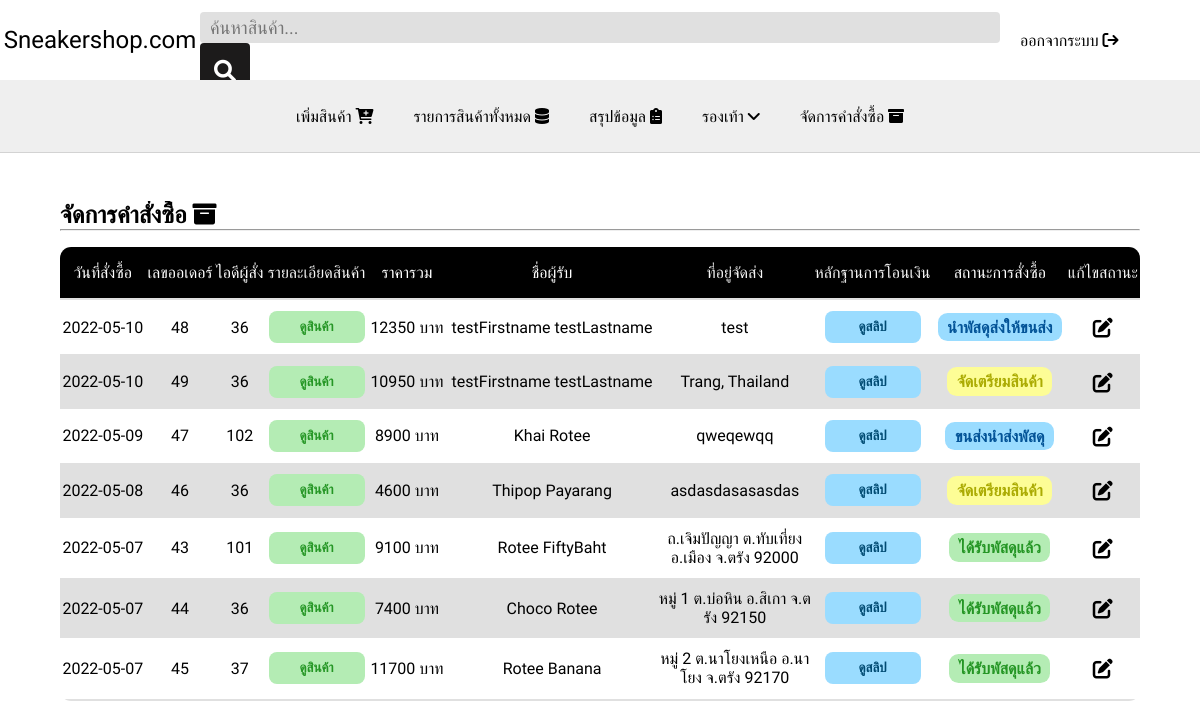
The app's page /ordermanage.php?order=send_date&&sort=DESC (signed in) with its own data.
### tables this page shows
CREATE TABLE `order_record` (
  `order_id` int(11) NOT NULL,
  `user_id` bigint(20) NOT NULL,
  `customer_name` varchar(50) NOT NULL,
  `customer_address` text NOT NULL,
  `send_date` date NOT NULL,
  `order_status` varchar(50) NOT NULL,
  `total_price` int(11) NOT NULL,
  `image_slip` text NOT NULL
);

### ordermanage.php (the view, shortened to what this page needs)
<?php
    include 'php/config.php';
?>
<!DOCTYPE html>
<html lang="en">
<head>
    <link rel="stylesheet" href="css/admin.css">
    <link rel="stylesheet" href="css/fontawesome/css/all.min.css">
</head>
<body>
    <header>
        <div class="container">
            <div class="logo">Sneakershop.com</div>
            <div class="serch-box">
                <form action="#">
                    <input type="text" placeholder="ค้นหาสินค้า..." required>
                    <button type="submit" required><i class="fa fa-search" aria-hidden="true"></i></button>
                </form>
            </div>
            <div class="action-list-box">
                <div class="login-box"><a href="logout.php">ออกจากระบบ </a><i class="fa-solid fa-arrow-right-from-bracket"></i></div>
            </div>
        </div>
    </header>
    <nav>
        <div class="nav-contrainer">
            <ul>
                <li><a href="addproduct.php">เพิ่มสินค้า <i class="fa-solid fa-cart-plus"></i></a></li>
                <li><a href="shoesdata.php">รายการสินค้าทั้งหมด <i class="fa-solid fa-database"></i></a></li>
                <li><a href="summary.php">สรุปข้อมูล <i class="fa-solid fa-clipboard-list"></i></a></li>
                <li>รองเท้า <i class="fa fa-angle-down" aria-hidden="true"></i></li>
                <li><a href="ordermanage.php">จัดการคำสั่งซื้อ <i class="fa-solid fa-box-archive"></i></a></li>
            </ul>
        </div>
    </nav>
    <main>
        <div class="table-con">
            <div>
                <h2>จัดการคำสั่งซื้อ <i class="fa-solid fa-box-archive"></i></h2>
                <hr>
            </div>
            <table>
                <?php
                    if(isset($_GET['order'])){
                        $order = $_GET['order'];
                    }else{
                        $order = 'order_id';
                    }
                    if(isset($_GET['sort'])){
                        $sort = $_GET['sort'];
                    }else{
                        $sort = 'ASC';
                    }
                    $select_product = mysqli_query($conn, "SELECT * FROM `order_record` ORDER BY $order $sort");
                    if(mysqli_num_rows($select_product) > 0){
                        $sort == 'DESC' ? $sort = 'ASC' : $sort = 'DESC';
                        echo "<thead>
                                <tr>
                                    <th><a href='?order=send_date&&sort=$sort'>วันที่สั่งซื้อ</a></th>
                                    <th><a href='?order=order_id&&sort=$sort'>เลขออเดอร์</a></th>
                                    <th><a href='?order=user_id&&sort=$sort'>ไอดีผู้สั่ง</a></th>
                                    <th>รายละเอียดสินค้า</th>
                                    <th><a href='?order=total_price&&sort=$sort'>ราคารวม</a></th>
                                    <th><a href='?order=customer_name&&sort=$sort'>ชื่อผู้รับ</a></th>
                                    <th>ที่อยู่จัดส่ง</th>
                                    <th>หลักฐานการโอนเงิน</th>
                                    <th><a href='?order=order_status&&sort=$sort'>สถานะการสั่งซื้อ</a></th>
                                    <th>แก้ไขสถานะ</th>
                                </tr>
                            </thead>";
                    ?>
                <tbody>
                    <?php
                    while($rows = mysqli_fetch_assoc($select_product)){
                    ?>
                    <tr>
                        <td><?php echo $rows['send_date']?></td>
                        <td><?php echo $rows['order_id']?></td>
                        <td><?php echo $rows['user_id']?></td>
                        <td class="btn-td">
                            <form action="" method="POST">
                                <input type="submit" class="btn" value="ดูสินค้า" name="order_detail">
                            </form>
                        </td>
                        <td><?php echo $rows['total_price']?> บาท</td>
                        <td><?php echo $rows['customer_name']?></td>
                        <td style="max-width:9rem; word-break:break-all;"><?php echo $rows['customer_address']?></td>
                        <td>
                            <form action="" method="post" name="slipForm">
                                <input type="submit" class="btn" value="ดูสลิป" name="openSlip" style="color:#004b73; background-color:#9adcff;">
                            </form>
                        </td>
                        <td>
                            <span class="order-status">
                                <?php
                                    if($rows['order_status'] == 'pre'){
                                        echo 'จัดเตรียมสินค้า';
                                    }elseif($rows['order_status'] == 'send1'){
                                        echo 'นำพัสดุส่งให้ขนส่ง';
                                    }elseif($rows['order_status'] == 'send2'){
                                        echo 'ขนส่งนำส่งพัสดุ';
                                    }elseif($rows['order_status'] == 'suc'){
                                        echo 'ได้รับพัสดุแล้ว';
                                    }elseif($rows['order_status'] == 'err1'){
                                        echo 'เกิดปัญหาระหว่างการขนส่ง';
                                    }elseif($rows['order_status'] == 'err2'){
                                        echo 'เกิดปัญหาการชำระเงิน';
                                    }
                                ?>
                            </span>
                        </td>
                        <td>
                            <form action="" method="post" name="editForm">
                                <button type="submit" name="editOrder" class="sub-btn"><i class="fa-solid fa-pen-to-square" style="font-size: 20px; cursor:pointer;"></i></button>
                            </form>
                        </td>
                    </tr>
                    <?php
                            }
                        }
                    ?>
                </tbody>
            </table>
        </div>
    </main>
</body>
</body>
</html>

### css/admin.css (style rules this page uses)
* { padding: 0; margin: 0; box-sizing: border-box; font-family: 'Prompt',sans-serif; }
header { background-color: #fff; color: black; width: 100%; height: 10vh; display: flex; position: sticky; }
nav { position: sticky; }
header .container { width: 100%; display: grid; grid-template-columns: 1fr 3fr 1fr; align-items: center; place-items: center; }
header .container .logo { font-size: 24px; }
header .container .serch-box { width: 100%; display: flex; justify-content: center; grid-gap:0px; }
.container .serch-box input { outline: none; border: none; }
.container .serch-box input[type=text] { width: 800px; max-height: 100%; font-size: 18px; padding: 5px 10px; border-radius: 4px; background-color: rgb(224, 224, 224); }
.container .serch-box button { width: 50px; height: 100%; font-size: 22px; border-radius: 4px; border: none; background-color: rgb(28 , 27, 27); box-shadow: inset 0 0 0 0 #fff; color: #fff; cursor: pointer; transition: all 0.3s ease-out; }
header .container .action-list-box { padding-left:20px; padding-right:30px; display: flex; width: 100%; justify-content: space-between; }
.action-list-box .login-box { cursor: pointer; transition: all 0.3s ease; }
.login-box a { color: black; text-decoration: none; }
nav { width: 100%; background-color: rgb(239, 239, 239); border-bottom: 0.5px solid rgb(211, 211, 211); }
.nav-contrainer { width: 100%; height: 9vh; display: flex; justify-content: center; align-items: center; }
.nav-contrainer ul { display: flex; list-style: none; }
.nav-contrainer ul li { margin-left:20px; margin-right:20px; cursor: pointer; }
.nav-contrainer ul li a { color: black; text-decoration: none; }

### ordermanage.php (style rules this page uses)
a { text-decoration: none; color: black; }
main { padding-top: 3rem; display: grid; place-items: center; }
.table-con { width: 90%; height: 70vh; overflow:auto; }
table { border-collapse: collapse; width: 100%; border-radius: 0.7rem; margin-top: 1rem; overflow: hidden; }
table>thead { background-color: black; color: #fff; }
table>thead>tr>th { padding: 1rem 0; font-weight: 400; color:whitesmoke; }
table>thead>tr>th>a { color: white; }
table>tbody>tr { text-align: center; }
table>tbody>tr>td { padding: 0.7rem 0; }
tr:nth-child(even) { background: rgb(224, 224, 224); }
tr:last-child { border-bottom: 2px solid rgb(224, 224, 224); }
.btn { margin: 0 auto; background-color: #b4ecb4; color: #259625; font-weight: 600; width: 6rem; padding: 0.5rem; border: none; border-radius: 0.5rem; cursor: pointer; transition: 0.2s all linear; }
.order-status { padding: 0.3rem 0.6rem; border-radius: 0.6rem; font-weight: 600; }
.sub-btn { border: none; background-color: transparent; font-size: 24px; transition: 0.2s all linear; }

### records on screen
order_record: send_date "2022-05-10", order_id "48", user "36", total_price "12350", customer_name "testFirstname testLastname", customer_address "test", order_status "นำพัสดุส่งให้ขนส่ง"
order_record: send_date "2022-05-10", order_id "49", user "36", total_price "10950", customer_name "testFirstname testLastname", customer_address "Trang, Thailand", order_status "จัดเตรียมสินค้า"
order_record: send_date "2022-05-09", order_id "47", user "102", total_price "8900", customer_name "Khai Rotee", customer_address "qweqewqq", order_status "ขนส่งนำส่งพัสดุ"
order_record: send_date "2022-05-08", order_id "46", user "36", total_price "4600", customer_name "Thipop Payarang", customer_address "asdasdasasasdas", order_status "จัดเตรียมสินค้า"
order_record: send_date "2022-05-07", order_id "43", user "101", total_price "9100", customer_name "Rotee FiftyBaht", customer_address "ถ.เจิมปัญญา ต.ทับเที่ยง อ.เมือง จ.ตรัง 92000", order_status "ได้รับพัสดุแล้ว"
order_record: send_date "2022-05-07", order_id "44", user "36", total_price "7400", customer_name "Choco Rotee", customer_address "หมู่ 1 ต.บ่อหิน อ.สิเกา จ.ตรัง 92150", order_status "ได้รับพัสดุแล้ว"
order_record: send_date "2022-05-07", order_id "45", user "37", total_price "11700", customer_name "Rotee Banana", customer_address "หมู่ 2 ต.นาโยงเหนือ อ.นาโยง จ.ตรัง 92170", order_status "ได้รับพัสดุแล้ว"
